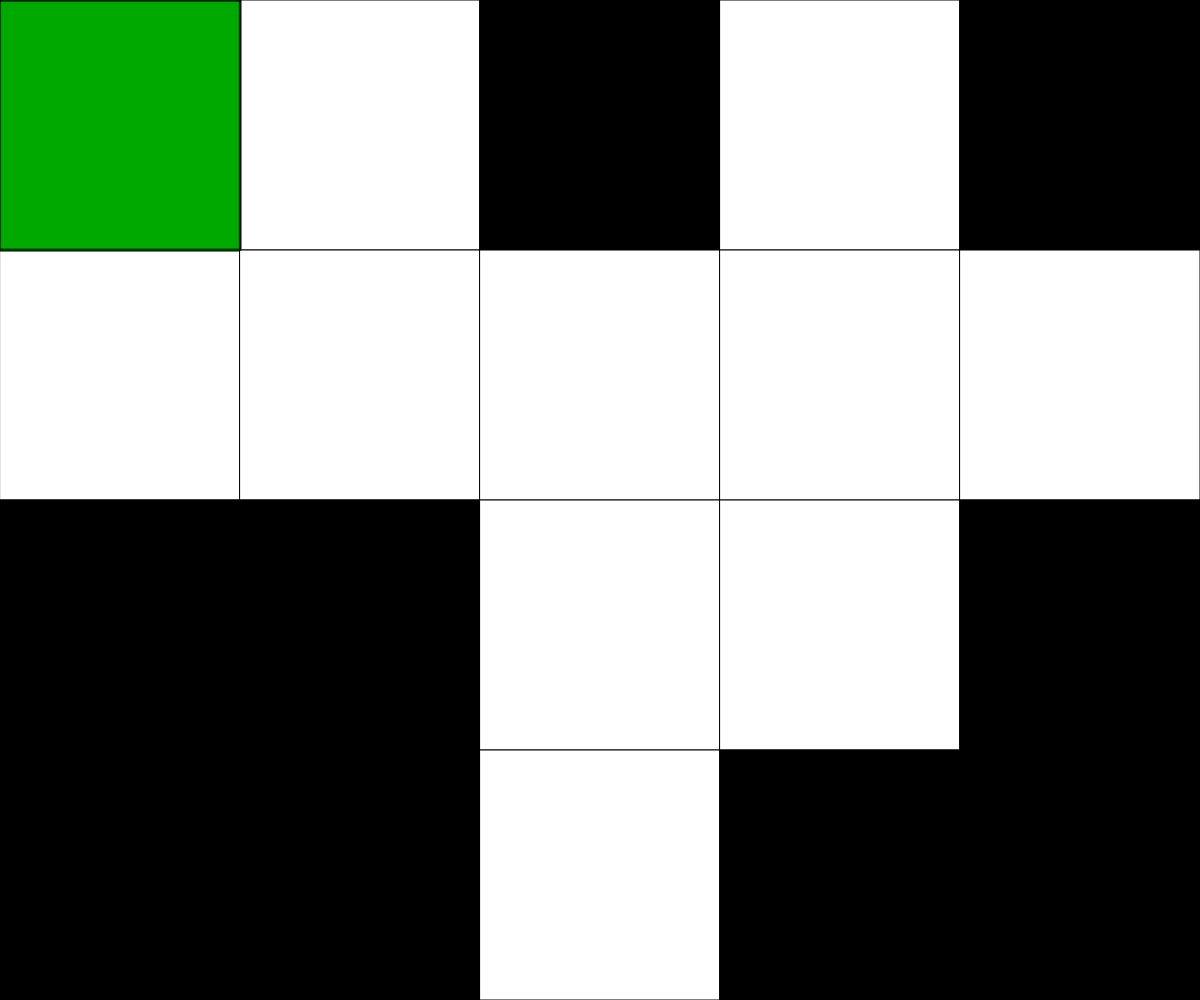
Frame 1 (no input)
Frame 60 (no input): identical to frame 1, image omitted
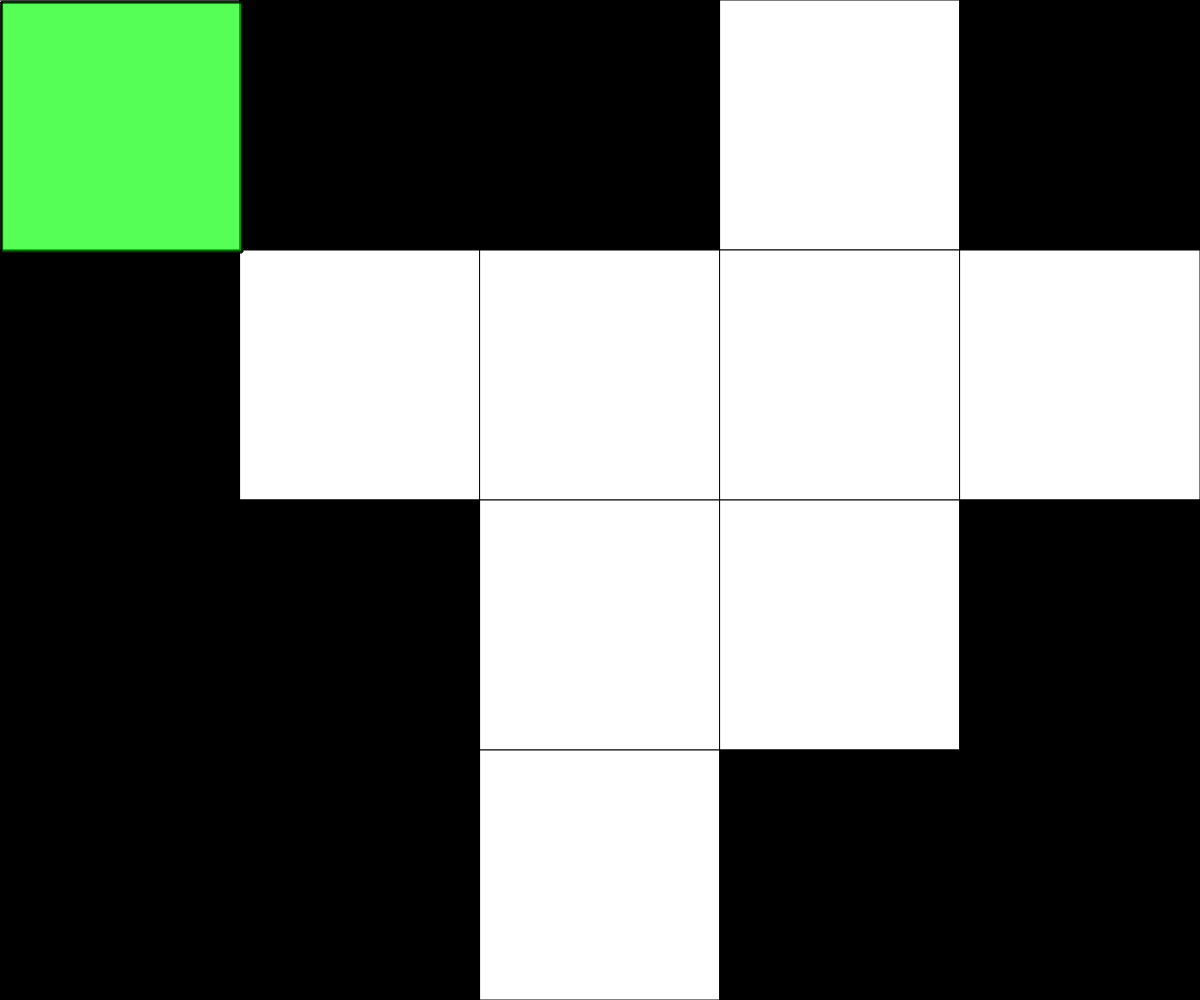
Frame 120 (the mouse pressed at the canvas centre since frame 60)

The p5.js sketch that drew these frames (run headless with seeded random() and noise() and a simulated clock; from frame 60 on, the mouse is pressed at the canvas centre):

// p5.js sketch
// ── sketch.js
//Insert your Comment Header here.

let NUM_ROWS = 4;
let NUM_COLS = 5;
let rectWidth, rectHeight;
let currentRow, currentCol;
let grid = [];
let gridData = [];

function setup() {
  // Determine the size of each square. Could use windowHeight,windowHeight  for Canvas to keep a square aspect ratio
  createCanvas(windowWidth, windowHeight);
  rectWidth = width/NUM_COLS;
  rectHeight = height/NUM_ROWS;
  randBoard();
  textSize(50);
  textAlign(CENTER);
}

function randBoard(){
  for(let i = 0; i<NUM_ROWS; i++){
    for(let j = 0; j<NUM_COLS; j++){
      pick = Math.round(random())
      if(pick===0){
        grid.push(255);
      }
      else{
        grid.push(0);
      }
    }
    gridData.push(grid);
    grid = [];
  }
}

function draw() {
  background(220);
  determineActiveSquare();   //figure out which tile the mouse cursor is over
  drawGrid();
  winCheck();
  coloredOverlay()                //render the current game board to the screen (and the overlay)
}

function winCheck(){
  let adder = 0;
  for(let i = 0; i<4; i++){
    for(let j = 0; j<gridData[i].length; j++){
      adder+=gridData[i][j];
    }
  }
  if(adder===0 || adder===20*255){
    fill(255,0,0);
    text("YOU WIN", windowWidth/2,windowHeight/2);
  }
}

function coloredOverlay(){
  fill(0,255,0,50);
  rect(currentCol, currentRow, rectWidth, rectHeight);
  rect(currentCol-1, currentRow, rectWidth, rectHeight);
  rect(currentCol+1, currentRow, rectWidth, rectHeight);
  rect(currentCol, currentRow-1, rectWidth, rectHeight);
  rect(currentCol, currentRow+1, rectWidth, rectHeight);
}


function mousePressed(){
  // cross-shaped pattern flips on a mouseclick. Boundary conditions are checked within the flip function to ensure in-bounds access for array
  if(keyIsDown(16)===true){
    flip(currentCol, currentRow);
  }
  else{
    flip(currentCol, currentRow);
    flip(currentCol-1, currentRow);
    flip(currentCol+1, currentRow);
    flip(currentCol, currentRow-1);
    flip(currentCol, currentRow+1);
  }
}

function flip(col, row){
  // given a column and row for the 2D array, flip its value from 0 to 255 or 255 to 0
  // conditions ensure that the col and row given are valid and exist for the array. If not, no operations take place.
  if (col >= 0 && col < NUM_COLS ){
    if (row >= 0 && row < NUM_ROWS){
      if (gridData[row][col] === 0) gridData[row][col] = 255;
      else gridData[row][col] = 0;
    }
  }
}

function determineActiveSquare(){
  // An expression to run each frame to determine where the mouse currently is.
  currentRow = int(mouseY / rectHeight);
  currentCol = int(mouseX / rectWidth);
}

function drawGrid(){
  // Render a grid of squares - fill color set according to data stored in the 2D array
  for (let x = 0; x < NUM_COLS ; x++){
    for (let y = 0; y < NUM_ROWS; y++){
      fill(gridData[y][x]); 
      rect(x*rectWidth, y*rectHeight, rectWidth, rectHeight);
    }
  }
}
